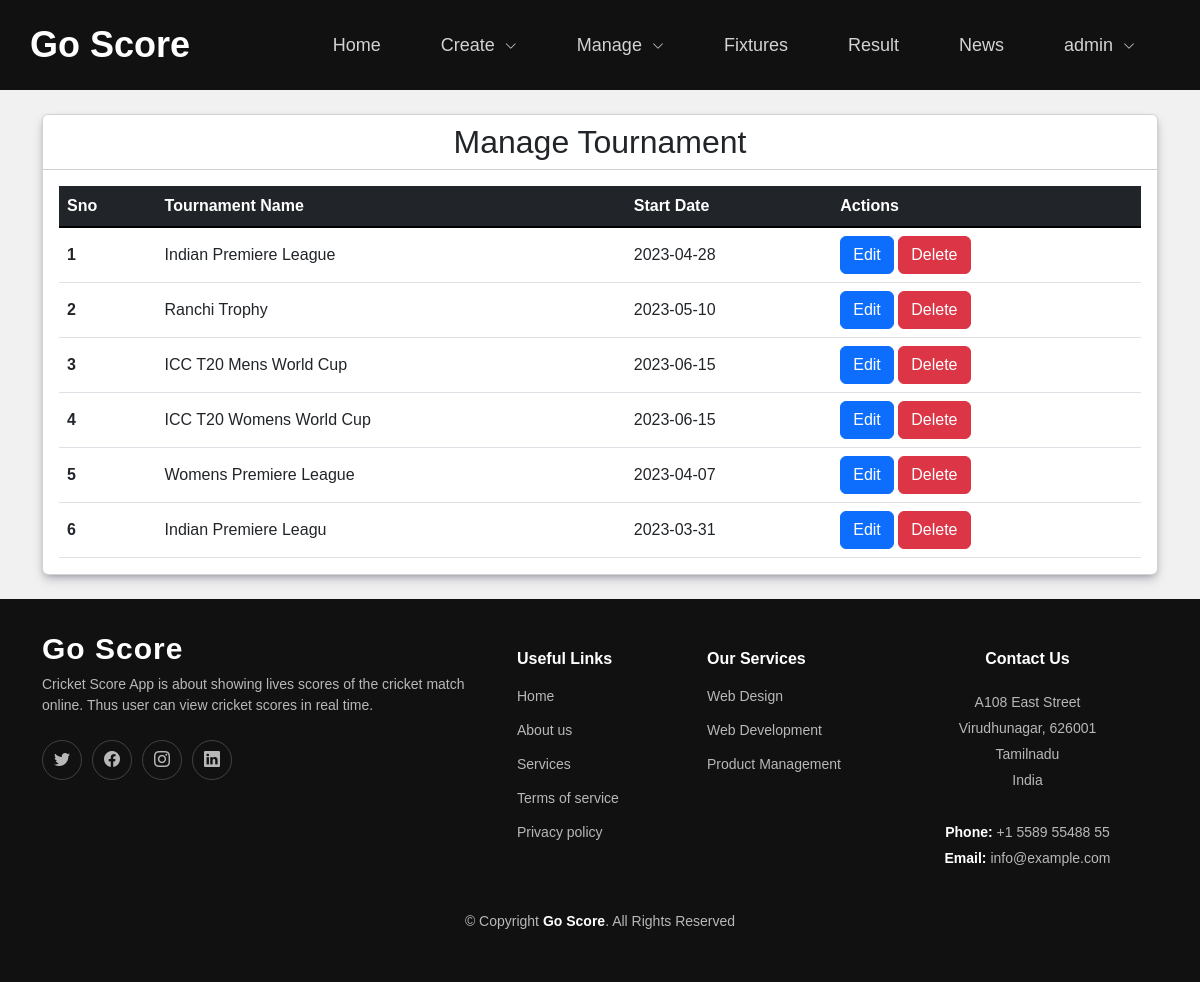
The app's page /admin/managetournament.php (signed in) with its own data.
### tables this page shows
CREATE TABLE `tournament` (
  `sno` int(11) NOT NULL,
  `tournament_id` varchar(255) NOT NULL,
  `tournament_name` varchar(255) NOT NULL,
  `start_date` date NOT NULL,
  `status` int(11) NOT NULL
);

### admin/managetournament.php (the view, shortened to what this page needs)
<?php
include_once('config.php');
?>
<!DOCTYPE html>
<html lang="en">
<head>
    <link rel="stylesheet" href="../assets/bootstrap/bootstrap.css">
    <link rel="stylesheet" href="../assets/css/main.css">
    <link rel="stylesheet" href="../assets/icons/icons.css">
</head>
<body>
    <?php
    include_once("header.php");
    ?>
    <div class="container">
        <div class="flex-wrap">
            <div class="card my-4">
                <div class="card-header">
                    <h2 align="center">Manage Tournament</h2>
                </div>
                <div class="card-body">
                    <div class="table-responsive">
                        <table class="table align-middle">
                            <thead class="table-dark">
                                <tr>
                                    <th scope="col">Sno</th>
                                    <th scope="col">Tournament Name</th>
                                    <th scope="col">Start Date</th>
                                    <th scope="col">Actions</th>
                                </tr>
                            </thead>
                            <tbody>
                                <?php
                                $sql = "SELECT * from tournament WHERE `status`= 0";
                                $res = mysqli_query($conn, $sql);
                                $i = 0;
                                while ($row = mysqli_fetch_assoc($res)) {
                                    $t_id = $row['tournament_id'];
                                    $i++;
                                ?>
                                    <tr>
                                        <th scope="row"><?php echo $i; ?></th>
                                        <td><?php echo $row['tournament_name']; ?></td>
                                        <td><?php echo $row['start_date']; ?></td>
                                        <td>
                                            <a href="javascript:void(0)" onclick="openModal('<?php echo $t_id; ?>','to_edit');">
                                                <div class="btn btn-primary">Edit</div>
                                            </a>
                                            <a href="javascript:void(0)" onclick="openModal('<?php echo $t_id; ?>','to_delete');">
                                                <div class="btn btn-danger">Delete</div>
                                            </a>
                                        </td>
                                    </tr>
                                <?php }
                                $i = 0; ?>
                            </tbody>
                        </table>
                    </div>
                </div>
            </div>
        </div>
    </div>
    <?php
    include_once("footer.php");
    ?>
</body>
</html>

### records on screen
tournament: tournament_name "Indian Premiere League", start_date "2023-04-28"
tournament: tournament_name "Ranchi Trophy", start_date "2023-05-10"
tournament: tournament_name "ICC T20 Mens World Cup", start_date "2023-06-15"
tournament: tournament_name "ICC T20 Womens World Cup", start_date "2023-06-15"
tournament: tournament_name "Womens Premiere League", start_date "2023-04-07"
tournament: tournament_name "Indian Premiere Leagu", start_date "2023-03-31"

### other values on screen
$_SESSION['username'] "admin"
